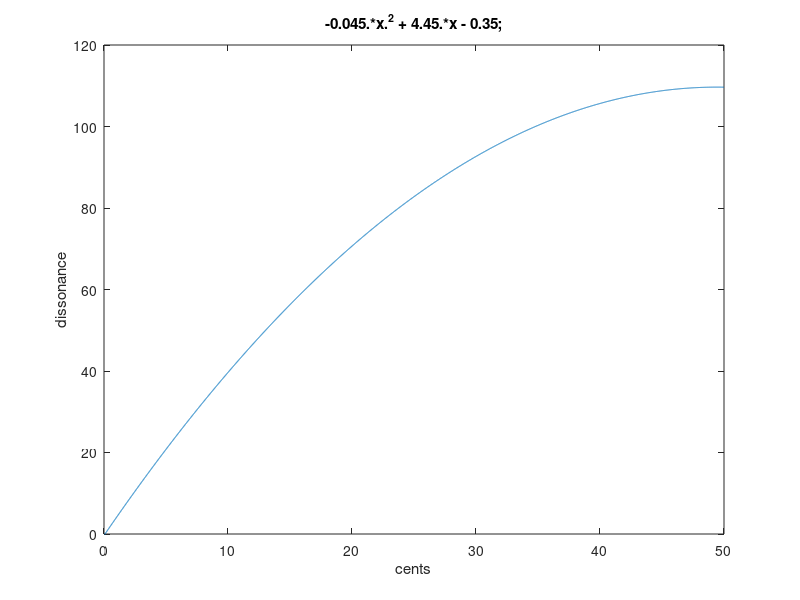

This figure's MATLAB source:
close all
x = linspace(0,100,10000);
y = -0.045.*x.^2 + 4.45.*x - 0.35;
figure()
plot(x(1:length(x)/2), y(1:length(y)/2));
ylim ([0 120])
xlabel('cents')
ylabel('dissonance')
title('-0.045.*x.^2 + 4.45.*x - 0.35;')